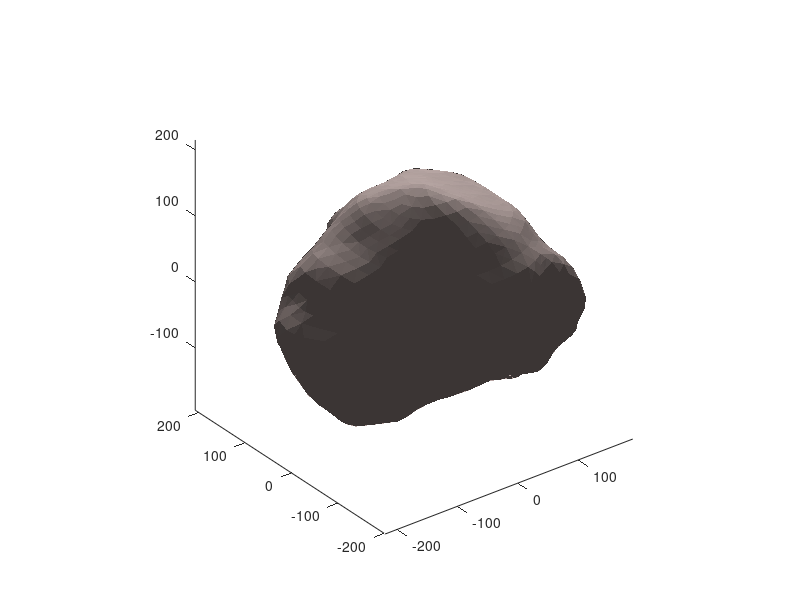

MATLAB code to generate this figure:
A_vert = csvread('Apophis_vert.csv');
A_vert = A_vert(:,2:4);
A_facet = csvread('Apophis_facet.csv');


%% Inertial Frame
figure(1)
set(gcf, 'Position', [1 100 1100 700])
set(gcf,'Color','white')


% Plot
A = patch('Faces',A_facet,'Vertices',A_vert,'FaceColor',[.64 .58 .57],'LineStyle','none');
material dull
camlight
% hold on
% A.FaceLighting = 'gouraud';
% A.DiffuseStrength = 0.5;
% A.AmbientStrength = 0.3;
view(3)
axis equal